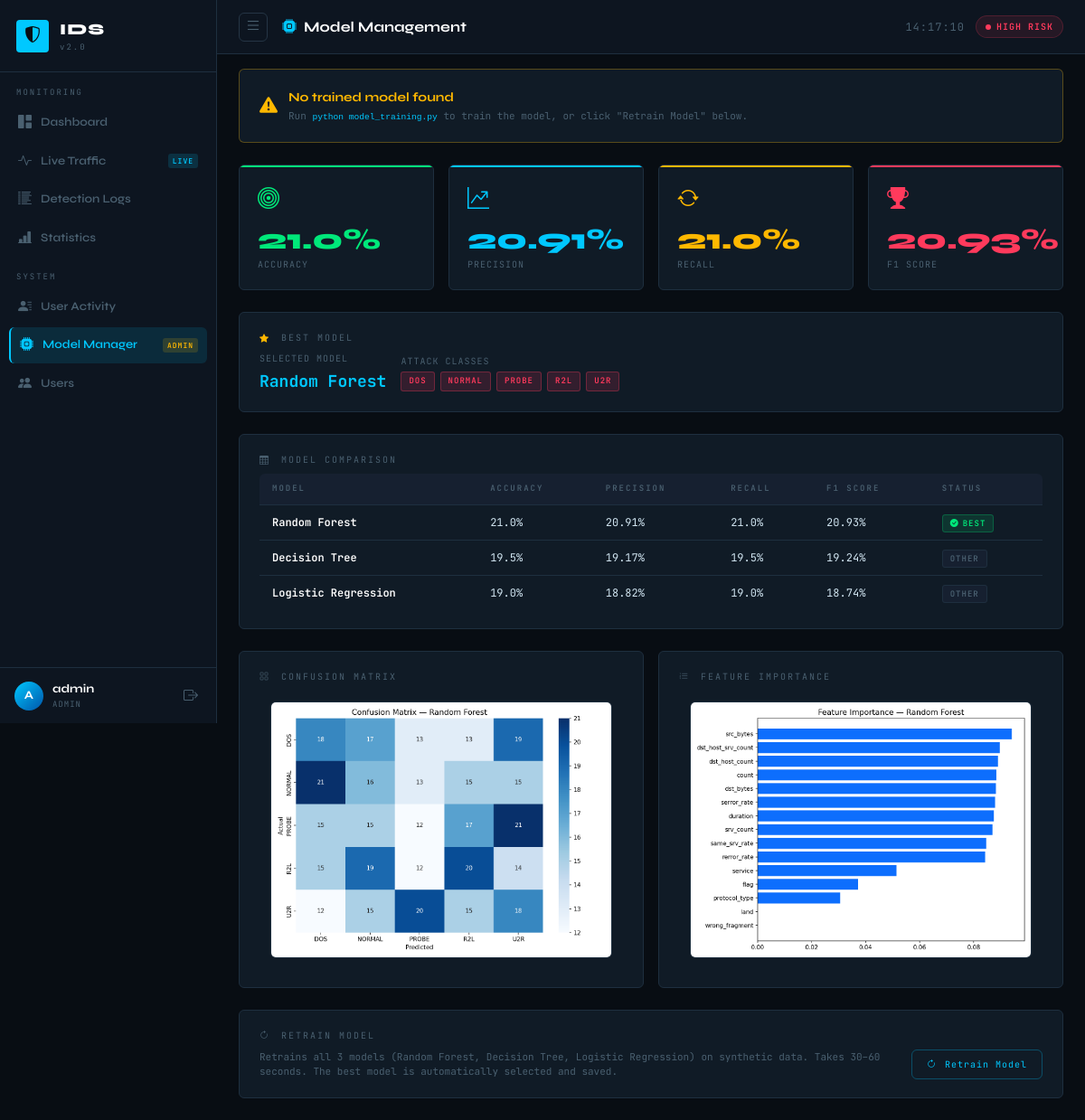
Screenshot of /model (signed in) with the database file from the repository.
### database/models.py (models this page shows, shortened)
class User(UserMixin, db.Model):
    __tablename__ = "users"
    id            = db.Column(db.Integer, primary_key=True)
    username      = db.Column(db.String(64),  unique=True, nullable=False)
    email         = db.Column(db.String(120), unique=True, nullable=False)
    password_hash = db.Column(db.String(256), nullable=False)
    role          = db.Column(db.String(16),  default="user", nullable=False)  # admin / user
    is_active     = db.Column(db.Boolean, default=True)
    created_at    = db.Column(db.DateTime, default=datetime.utcnow)
    activity_logs  = db.relationship("UserActivity", backref="user",
                                     lazy="dynamic", cascade="all, delete-orphan")
    detection_logs = db.relationship("DetectionLog", backref="created_by_user",
                                     lazy="dynamic", foreign_keys="DetectionLog.user_id")
    def is_admin(self):
        return self.role == "admin"

### app.py (the view)
@app.route("/model")
@login_required
@admin_required
def model_management():
    metrics_path = app.config.get("METRICS_PATH",
                                   os.path.join("models", "metrics.json"))
    metrics = None
    if os.path.exists(metrics_path):
        with open(metrics_path) as f:
            metrics = json.load(f)
    model_exists = os.path.exists(
        app.config.get("MODEL_PATH", os.path.join("models", "best_model.pkl")))
    return render_template("model_management.html",
        metrics      = metrics,
        model_exists = model_exists,
    )

### app.py (called while the page is built)
def create_app(config_name="default"):
    app = Flask(__name__)
    app.config.from_object(config[config_name])
    db.init_app(app)
    mail.init_app(app)
    csrf    = CSRFProtect(app)
    login_manager = LoginManager(app)
    login_manager.login_view     = "login"
    login_manager.login_message  = "Please log in to access this page."
    login_manager.login_message_category = "warning"
    @login_manager.user_loader
    def load_user(user_id):
        return User.query.get(int(user_id))
    @app.context_processor
    def inject_globals():
        return {"current_year": datetime.datetime.now().year,
                "app_version": "2.0"}
    return app, csrf

def admin_required(f):
    @wraps(f)
    def decorated(*args, **kwargs):
        if not current_user.is_authenticated or not current_user.is_admin():
            flash("Administrator access required.", "danger")
            return redirect(url_for("dashboard"))
        return f(*args, **kwargs)
    return decorated

### templates/model_management.html (shortened to what this page needs)
{% extends "base.html" %}
{% block page_title %}<i class="bi bi-cpu-fill me-2" style="color:var(--accent)"></i>Model Management{% endblock %}
{% block content %}
{% if not model_exists %}
<div class="ids-card mb-4" style="border-color:rgba(255,184,0,0.3)">
  <div style="display:flex;align-items:center;gap:12px;color:var(--accent4)">
    <i class="bi bi-exclamation-triangle-fill" style="font-size:20px"></i>
    <div>
      <div style="font-weight:700;margin-bottom:2px">No trained model found</div>
      <div style="font-family:'JetBrains Mono',monospace;font-size:11px;color:var(--muted)">
        Run <code style="color:var(--accent)">python model_training.py</code> to train the model, or click "Retrain Model" below.
      </div>
    </div>
  </div>
</div>
{% endif %}
{% if metrics %}
<div class="row g-3 mb-4">
  {% set res = metrics.results.get(metrics.best_model, {}) %}
  <div class="col-6 col-lg-3">
    <div class="stat-card green">
      <div class="stat-icon"><i class="bi bi-bullseye"></i></div>
      <div class="stat-num">{{ res.accuracy }}%</div>
      <div class="stat-label">Accuracy</div>
    </div>
  </div>
  <div class="col-6 col-lg-3">
    <div class="stat-card blue">
      <div class="stat-icon"><i class="bi bi-graph-up-arrow"></i></div>
      <div class="stat-num">{{ res.precision }}%</div>
      <div class="stat-label">Precision</div>
    </div>
  </div>
  <div class="col-6 col-lg-3">
    <div class="stat-card yellow">
      <div class="stat-icon"><i class="bi bi-arrow-repeat"></i></div>
      <div class="stat-num">{{ res.recall }}%</div>
      <div class="stat-label">Recall</div>
    </div>
  </div>
  <div class="col-6 col-lg-3">
    <div class="stat-card red">
      <div class="stat-icon"><i class="bi bi-trophy-fill"></i></div>
      <div class="stat-num">{{ res.f1_score }}%</div>
      <div class="stat-label">F1 Score</div>
    </div>
  </div>
</div>
<div class="ids-card mb-4">
  <div class="card-header-ids">
    <span><i class="bi bi-star-fill me-1" style="color:var(--accent4)"></i> BEST MODEL</span>
  </div>
  <div class="d-flex align-items-center gap-3 flex-wrap">
    <div style="font-family:'JetBrains Mono',monospace">
      <div style="font-size:10px;color:var(--muted);letter-spacing:1px;margin-bottom:4px">SELECTED MODEL</div>
      <div style="font-size:18px;font-weight:700;color:var(--accent)">{{ metrics.best_model }}</div>
    </div>
    <div style="font-family:'JetBrains Mono',monospace">
      <div style="font-size:10px;color:var(--muted);letter-spacing:1px;margin-bottom:4px">ATTACK CLASSES</div>
      <div style="display:flex;gap:6px;flex-wrap:wrap">
        {% for cls in metrics.classes %}
        <span class="badge-ids badge-attack" style="font-size:9px">{{ cls }}</span>
        {% endfor %}
      </div>
    </div>
  </div>
</div>
<div class="ids-card mb-4">
  <div class="card-header-ids"><span><i class="bi bi-table me-1"></i> MODEL COMPARISON</span></div>
  <div class="ids-table-wrap">
    <table class="ids-table">
      <thead>
        <tr><th>Model</th><th>Accuracy</th><th>Precision</th><th>Recall</th><th>F1 Score</th><th>Status</th></tr>
      </thead>
      <tbody>
        {% for name, r in metrics.results.items() %}
        <tr>
          <td style="color:#fff;font-weight:600">{{ name }}</td>
          <td class="mono">{{ r.accuracy }}%</td>
          <td class="mono">{{ r.precision }}%</td>
          <td class="mono">{{ r.recall }}%</td>
          <td class="mono">{{ r.f1_score }}%</td>
          <td>
            {% if name == metrics.best_model %}
              <span class="badge-ids badge-normal"><i class="bi bi-check-circle-fill me-1"></i>Best</span>
            {% else %}
              <span class="badge-ids" style="background:var(--panel2);color:var(--muted);border:1px solid var(--border)">Other</span>
            {% endif %}
          </td>
        </tr>
        {% endfor %}
      </tbody>
    </table>
  </div>
</div>
<div class="row g-3 mb-4">
  <div class="col-12 col-xl-6">
    <div class="ids-card">
      <div class="card-header-ids"><span><i class="bi bi-grid me-1"></i> CONFUSION MATRIX</span></div>
      <div style="text-align:center;padding:12px">
        <img src="{{ url_for('static', filename='img/confusion_matrix.png') }}"
             alt="Confusion Matrix"
             style="max-width:100%;border-radius:6px;border:1px solid var(--border)"
             onerror="this.parentElement.innerHTML='<div class=empty-state><i class=bi bi-image me-2></i>Run training to generate this chart.</div>'">
      </div>
    </div>
  </div>
  <div class="col-12 col-xl-6">
    <div class="ids-card">
      <div class="card-header-ids"><span><i class="bi bi-list-ol me-1"></i> FEATURE IMPORTANCE</span></div>
      <div style="text-align:center;padding:12px">
        <img src="{{ url_for('static', filename='img/feature_importance.png') }}"
             alt="Feature Importance"
             style="max-width:100%;border-radius:6px;border:1px solid var(--border)"
             onerror="this.parentElement.innerHTML='<div class=empty-state><i class=bi bi-image me-2></i>Run training to generate this chart.</div>'">
      </div>
    </div>
  </div>
</div>
{% endif %}
<div class="ids-card">
  <div class="card-header-ids"><span><i class="bi bi-arrow-clockwise me-1"></i> RETRAIN MODEL</span></div>
  <div class="d-flex align-items-center gap-3 flex-wrap">
    <div style="flex:1;font-family:'JetBrains Mono',monospace;font-size:11px;color:var(--muted)">
      Retrains all 3 models (Random Forest, Decision Tree, Logistic Regression) on synthetic data.
      Takes 30–60 seconds. The best model is automatically selected and saved.
    </div>
    <form action="{{ url_for('retrain_model') }}" method="POST"
          onsubmit="return confirm('Start model retraining? This may take a minute.')">
      <button type="submit" class="btn-ids-sm" style="color:var(--accent);border-color:rgba(0,200,255,0.3);padding:8px 16px">
        <i class="bi bi-arrow-clockwise me-1"></i> Retrain Model
      </button>
    </form>
  </div>
</div>
{% endblock %}

### templates/base.html (shortened to what this page needs)
<!DOCTYPE html>
<html lang="en" data-bs-theme="dark">
<head>
  <link rel="stylesheet" href="https://cdnjs.cloudflare.com/ajax/libs/bootstrap/5.3.2/css/bootstrap.min.css">
  <link rel="stylesheet" href="https://cdnjs.cloudflare.com/ajax/libs/bootstrap-icons/1.11.3/font/bootstrap-icons.min.css">
  <link rel="stylesheet" href="{{ url_for('static', filename='css/style.css') }}">
</head>
<body>
<aside class="sidebar" id="sidebar">
  <div class="sidebar-logo">
    <div class="logo-icon">
      <i class="bi bi-shield-shaded"></i>
    </div>
    <div>
      <div class="logo-text">IDS</div>
      <div class="logo-sub">v{{ app_version }}</div>
    </div>
  </div>
  <nav class="sidebar-nav">
    <div class="nav-section-label">MONITORING</div>
    <a href="{{ url_for('dashboard') }}"
       class="nav-link {% if request.endpoint == 'dashboard' %}active{% endif %}">
      <i class="bi bi-grid-1x2-fill"></i> <span>Dashboard</span>
    </a>
    <a href="{{ url_for('live_traffic') }}"
       class="nav-link {% if request.endpoint == 'live_traffic' %}active{% endif %}">
      <i class="bi bi-activity"></i> <span>Live Traffic</span>
      <span class="nav-badge" id="liveBadge">LIVE</span>
    </a>
    <a href="{{ url_for('detection_logs') }}"
       class="nav-link {% if request.endpoint == 'detection_logs' %}active{% endif %}">
      <i class="bi bi-list-columns-reverse"></i> <span>Detection Logs</span>
    </a>
    <a href="{{ url_for('statistics') }}"
       class="nav-link {% if request.endpoint == 'statistics' %}active{% endif %}">
      <i class="bi bi-bar-chart-line-fill"></i> <span>Statistics</span>
    </a>
    <div class="nav-section-label mt-3">SYSTEM</div>
    <a href="{{ url_for('user_activity') }}"
       class="nav-link {% if request.endpoint == 'user_activity' %}active{% endif %}">
      <i class="bi bi-person-lines-fill"></i> <span>User Activity</span>
    </a>
    {% if current_user.is_admin() %}
    <a href="{{ url_for('model_management') }}"
       class="nav-link {% if request.endpoint == 'model_management' %}active{% endif %}">
      <i class="bi bi-cpu-fill"></i> <span>Model Manager</span>
      <span class="nav-badge admin-badge">ADMIN</span>
    </a>
    <a href="{{ url_for('users_list') }}"
       class="nav-link {% if request.endpoint == 'users_list' %}active{% endif %}">
      <i class="bi bi-people-fill"></i> <span>Users</span>
    </a>
    {% endif %}
  </nav>
  <div class="sidebar-user">
    <div class="user-avatar">{{ current_user.username[0].upper() }}</div>
    <div class="user-info">
      <div class="user-name">{{ current_user.username }}</div>
      <div class="user-role">{{ current_user.role.upper() }}</div>
    </div>
    <a href="{{ url_for('logout') }}" class="logout-btn" title="Logout">
      <i class="bi bi-box-arrow-right"></i>
    </a>
  </div>
</aside>
<main class="main-content" id="mainContent">
  <header class="topbar">
    <button class="sidebar-toggle" onclick="toggleSidebar()">
      <i class="bi bi-list"></i>
    </button>
    <div class="topbar-title">{% block page_title %}Dashboard{% endblock %}</div>
    <div class="topbar-right">
      <div class="system-clock" id="sysClock">--:--:--</div>
      <div class="risk-pill" id="topRiskPill">
      </div>
    </div>
  </header>
  <div class="container-fluid px-4 pt-3">
  </div>
  <div class="container-fluid px-4 pb-4">
    {% block content %}{% endblock %}
  </div>
</main>
</body>
</html>

### rows the page displays
User: username "A", username "admin", role "ADMIN"

### other values shown
{{ app_version }} "2.0"
{{ res.accuracy }} "21.0"
{{ res.precision }} "20.91"
{{ res.recall }} "21.0"
{{ res.f1_score }} "20.93"
{{ metrics.best_model }} "Random Forest"
{{ cls }} "DOS" "NORMAL" "PROBE" "R2L" "U2R"
{{ name }} "Random Forest" "Decision Tree" "Logistic Regression"
{{ r.accuracy }} "21.0" "19.5" "19.0"
{{ r.precision }} "20.91" "19.17" "18.82"
{{ r.recall }} "21.0" "19.5" "19.0"
{{ r.f1_score }} "20.93" "19.24" "18.74"
